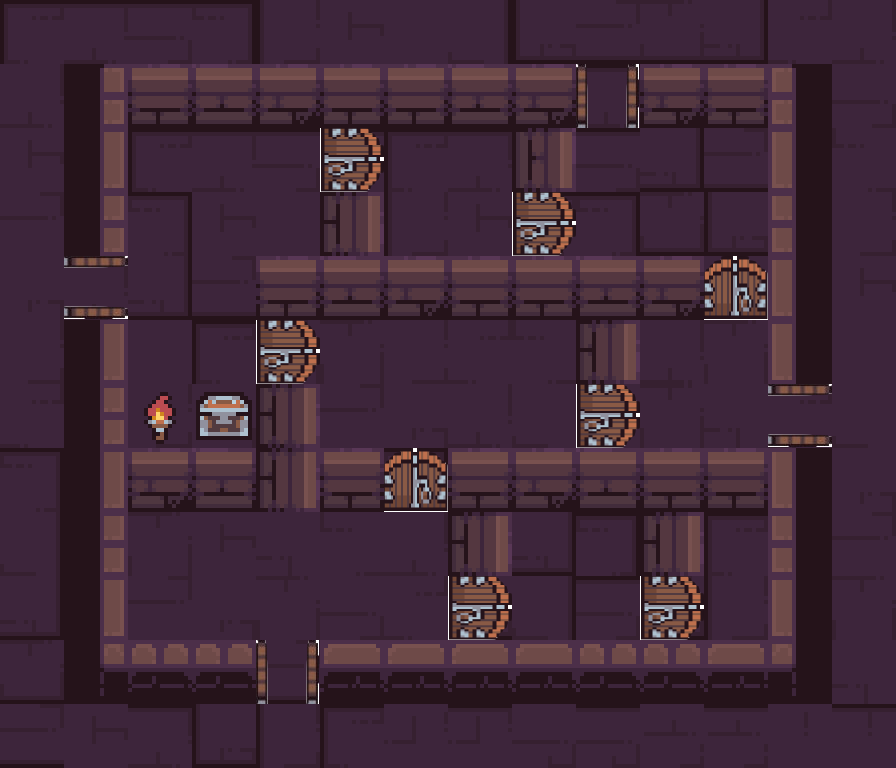

This is a level from a 2D game, rendered from its Tiled map with the project's own tilesets. A one-line summary and the map file follow, with tile-layer data summarised:
An orthogonal 14x12 tile map with 64x64 px tiles, 4 tile layers (Background, Decoration, Door, Wall).

<map version="1.2" tiledversion="1.2.2" orientation="orthogonal" renderorder="right-down" width="14" height="12" tilewidth="64" tileheight="64" infinite="0" nextlayerid="5" nextobjectid="1">
 <tileset firstgid="1" source="../tiles/tileset.tsx" />
 <layer id="1" name="Background" width="14" height="12">
  <data>[168 cells, 110 non-empty, 32 distinct tile ids]</data>
 </layer>
 <layer id="4" name="Decoration" width="14" height="12">
  <data>[168 cells, 2 non-empty, 2 distinct tile ids]</data>
 </layer>
 <layer id="3" name="Door" width="14" height="12">
  <data>[168 cells, 12 non-empty, 2 distinct tile ids]</data>
 </layer>
 <layer id="2" name="Wall" width="14" height="12">
  <data>[168 cells, 58 non-empty, 18 distinct tile ids]</data>
 </layer>
</map>